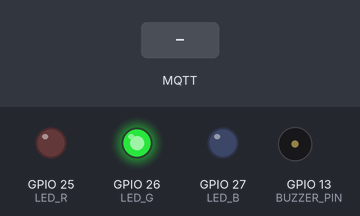
Bench run of a program on a simulated ESP32. Parts: output pins drawn as LEDs (lit = HIGH), buzzer (waves = sounding, pin HIGH). The test bench sets the inputs (shaded band). WiFi joins after 1.5 s; servers stay silent unless stated; random numbers use the default seed unless the program sets one; no MQTT or app messages arrive unless stated; what the program prints to the serial monitor is not drawn.

Above: at 2.7 s.
2.8 s: MQTT message "netguard/timesync" arrives on the first subscribed topic
At 2.95 s:
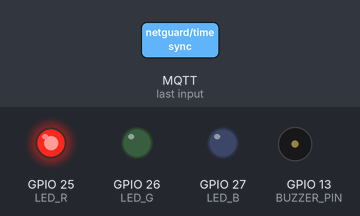
At 3.8 s:
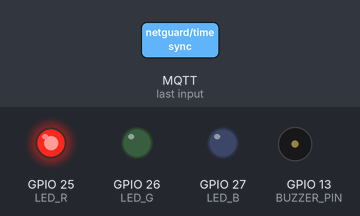
Timing chart, 0 to 5.8 s (numbered marks = the images above; inputs shaded):
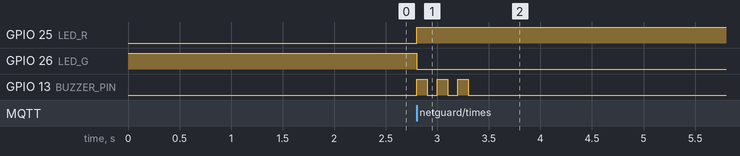

Measured:
- after the input at 2.8 s, GPIO 25 (LED_R): LOW → HIGH at once; GPIO 26 (LED_G): HIGH → LOW at once; GPIO 13 (BUZZER_PIN): alternates HIGH for 0.10 s and LOW for 0.10 s, 6 changes in all, then stays LOW, starting at once

The program:

main.cpp
```cpp
#include <WiFi.h>
#include <PubSubClient.h>
#include <DHTesp.h>

const char* ssid        = "Wokwi-GUEST";
const char* password    = "";
const char* mqtt_server = "broker.hivemq.com";

WiFiClient   espClient;
PubSubClient client(espClient);
DHTesp       dhtSensor;

#define DHT_PIN    15
#define BUZZER_PIN 13
#define LED_R      25
#define LED_G      26
#define LED_B      27

// ── Time Sync ─────────────────────────────────────────────────────────────────
float         syncedHour  = 13.0;   // Default: 1pm IST until backend syncs
bool          timeSynced  = false;
unsigned long syncMs      = 0;

unsigned long lastMsg      = 0;
unsigned long nextInterval = 3000;

// ── Current simulated IST hour ─────────────────────────────────────────────────
float currentHour() {
  float elapsed = (float)(millis() - syncMs) / 3600000.0f;
  float h = syncedHour + elapsed;
  while (h >= 24.0f) h -= 24.0f;
  return h;
}

// ── Bangalore climate model ───────────────────────────────────────────────────
// Temp: min ~20°C at 5am, max ~33°C at 1pm
float bangaloreTemp(float h) {
  float pi    = 3.14159265f;
  float base  = 26.5f + 6.5f * sin((h - 5.5f) * pi / 12.0f);
  if (base < 18.0f) base = 18.0f;
  if (base > 38.0f) base = 38.0f;
  float noise = (float)(random(-4, 4)) / 10.0f;
  return base + noise;
}

// Humidity: high at night ~75%, low at midday ~38%
float bangaloreHum(float h) {
  float pi   = 3.14159265f;
  float base = 57.0f - 19.0f * sin((h - 5.5f) * pi / 12.0f);
  if (base < 25.0f) base = 25.0f;
  if (base > 90.0f) base = 90.0f;
  if (h < 5.5f || h > 17.5f) base += 8.0f;  // Extra humid at night
  if (base > 90.0f) base = 90.0f;
  float noise = (float)(random(-3, 3)) / 10.0f;
  return base + noise;
}

// ── MQTT Callback ──────────────────────────────────────────────────────────────
void callback(char* topic, byte* payload, unsigned int length) {
  String msg = "";
  for (unsigned int i = 0; i < length; i++) msg += (char)payload[i];
  String t = String(topic);

  // Time sync from backend: {"type":"timesync","ist_hour":13.75}
  if (t == "netguard/timesync") {
    int idx = msg.indexOf("ist_hour");
    if (idx >= 0) {
      // Find the colon after "ist_hour" and parse the number
      int colon = msg.indexOf(':', idx);
      if (colon >= 0) {
        float h = msg.substring(colon + 1).toFloat();
        if (h >= 0.0f && h < 24.0f) {
          syncedHour = h;
          syncMs     = millis();
          timeSynced = true;
          Serial.print("[TimeSync] IST hour anchored: ");
          Serial.println(h);
        }
      }
    }
  }

  // IDS alert — flash red LED
  if (t == "netguard/alerts") {
    digitalWrite(LED_R, HIGH);
    digitalWrite(LED_G, LOW);
    digitalWrite(LED_B, LOW);
    // Simple buzzer via GPIO (no tone() needed)
    for (int i = 0; i < 3; i++) {
      digitalWrite(BUZZER_PIN, HIGH); delay(100);
      digitalWrite(BUZZER_PIN, LOW);  delay(100);
    }
    Serial.println("[ALERT] Intrusion detected!");
  }
}

void reconnect() {
  while (!client.connected()) {
    String clientId = "ESP32-DHT-" + String(millis());
    if (client.connect(clientId.c_str())) {
      client.subscribe("netguard/alerts");
      client.subscribe("netguard/timesync");
      // Request time sync immediately
      client.publish("netguard/timereq", "{\"device\":\"esp32_1\"}");
      digitalWrite(LED_G, HIGH);
      Serial.println("[MQTT] Connected");
    } else {
      delay(5000);
    }
  }
}

void setup() {
  Serial.begin(115200);
  dhtSensor.setup(DHT_PIN, DHTesp::DHT22);
  pinMode(BUZZER_PIN, OUTPUT);
  pinMode(LED_R, OUTPUT);
  pinMode(LED_G, OUTPUT);
  pinMode(LED_B, OUTPUT);
  digitalWrite(LED_G, HIGH);

  Serial.print("Connecting WiFi...");
  WiFi.begin(ssid, password);
  while (WiFi.status() != WL_CONNECTED) { delay(500); Serial.print("."); }
  Serial.println(" OK");

  client.setServer(mqtt_server, 1883);
  client.setCallback(callback);
}

void loop() {
  if (!client.connected()) reconnect();
  client.loop();

  unsigned long now = millis();
  if (now - lastMsg > nextInterval) {
    lastMsg      = now;
    nextInterval = (unsigned long)random(2000, 5000);

    float h    = currentHour();
    float temp = bangaloreTemp(h);
    float hum  = bangaloreHum(h);

    String payload = String("{") +
      "\"device\":\"esp32_1\"," +
      "\"temp\":"     + String(temp, 1) + "," +
      "\"humidity\":" + String(hum,  1) + "," +
      "\"ist_hour\":" + String(h,    2) + "," +
      "\"synced\":"   + (timeSynced ? "true" : "false") +
      "}";

    client.publish("netguard/device1", payload.c_str());
    Serial.println("PUB: " + payload);
  }
}
```
